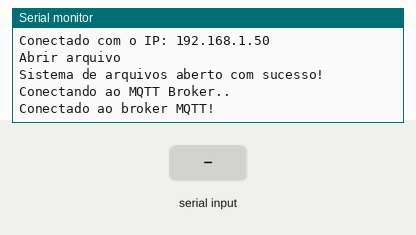
This sketch was run on a simulated ESP32. On the bench: the last lines printed to the serial monitor. The inputs (shaded band) are chosen by the test bench. WiFi joins after 1.5 s; servers stay silent unless stated; storage starts empty; no MQTT or app messages arrive unless stated.

Above: at 2.7 s.
2.8 s: "-\n" received over the second serial link
At 7.5 s:
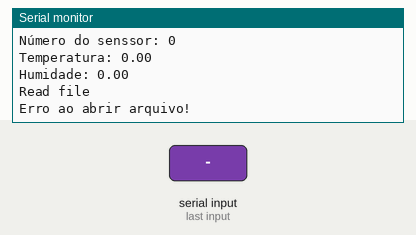
8.8 s: "-\n" received over the second serial link
At 12.4 s:
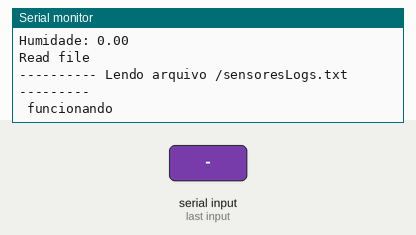

The sketch:

Esp32.ino
```cpp
#include <stdlib.h>
#include <WiFi.h>
#include <WiFiClient.h>
#include <PubSubClient.h>
#include <Adafruit_MQTT.h>
#include <Adafruit_MQTT_Client.h>
#include "SPIFFS.h"
#include <FS.h>
#include <queue>

std::queue<String> filaDeStrings;

/* Variáveis para conexão MQTT */

WiFiClient wifi_client;
PubSubClient mqtt_client(wifi_client);

#define wifi_ssid "SSID"
#define wifi_password "PASSWORD"
int wifi_timeout = 100000;

#define mqtt_broker "io.adafruit.com"
const int mqtt_port = 1883;
int mqtt_timeout = 10000;

#define mqtt_usernameAdafruitIO "USERNAME"
#define mqtt_keyAdafruitIO "KEY"

int nowTime, oldTime = 0;

/* Variáveis de texto */
String state, path;
int maxLines = 10;

/* Configuração dos feeds */

Adafruit_MQTT_Client mqtt(&wifi_client, mqtt_broker, mqtt_port, mqtt_usernameAdafruitIO, mqtt_usernameAdafruitIO, mqtt_keyAdafruitIO);
Adafruit_MQTT_Publish temperaturaTopico01 = Adafruit_MQTT_Publish(&mqtt, mqtt_usernameAdafruitIO "/feeds/temperatura01");
Adafruit_MQTT_Publish temperaturaTopico02 = Adafruit_MQTT_Publish(&mqtt, mqtt_usernameAdafruitIO "/feeds/temperatura02");
Adafruit_MQTT_Publish temperaturaTopico03 = Adafruit_MQTT_Publish(&mqtt, mqtt_usernameAdafruitIO "/feeds/temperatura03");
Adafruit_MQTT_Publish temperaturaTopico04 = Adafruit_MQTT_Publish(&mqtt, mqtt_usernameAdafruitIO "/feeds/temperatura04");
Adafruit_MQTT_Publish temperaturaTopico05 = Adafruit_MQTT_Publish(&mqtt, mqtt_usernameAdafruitIO "/feeds/temperatura05");
Adafruit_MQTT_Publish temperaturaTopico06 = Adafruit_MQTT_Publish(&mqtt, mqtt_usernameAdafruitIO "/feeds/temperatura06");
Adafruit_MQTT_Publish temperaturaTopico07 = Adafruit_MQTT_Publish(&mqtt, mqtt_usernameAdafruitIO "/feeds/temperatura07");
Adafruit_MQTT_Publish temperaturaTopico08 = Adafruit_MQTT_Publish(&mqtt, mqtt_usernameAdafruitIO "/feeds/temperatura08");
Adafruit_MQTT_Publish temperaturaTopico09 = Adafruit_MQTT_Publish(&mqtt, mqtt_usernameAdafruitIO "/feeds/temperatura09");
/*
Adafruit_MQTT_Publish humidadeTopico01 = Adafruit_MQTT_Publish(&mqtt, mqtt_usernameAdafruitIO "/feeds/humidade01");
Adafruit_MQTT_Publish humidadeTopico02 = Adafruit_MQTT_Publish(&mqtt, mqtt_usernameAdafruitIO "/feeds/humidade02");
Adafruit_MQTT_Publish humidadeTopico03 = Adafruit_MQTT_Publish(&mqtt, mqtt_usernameAdafruitIO "/feeds/humidade03");
Adafruit_MQTT_Publish humidadeTopico04 = Adafruit_MQTT_Publish(&mqtt, mqtt_usernameAdafruitIO "/feeds/humidade04");
Adafruit_MQTT_Publish humidadeTopico05 = Adafruit_MQTT_Publish(&mqtt, mqtt_usernameAdafruitIO "/feeds/humidade05");
Adafruit_MQTT_Publish humidadeTopico06 = Adafruit_MQTT_Publish(&mqtt, mqtt_usernameAdafruitIO "/feeds/humidade06");
Adafruit_MQTT_Publish humidadeTopico07 = Adafruit_MQTT_Publish(&mqtt, mqtt_usernameAdafruitIO "/feeds/humidade07");
Adafruit_MQTT_Publish humidadeTopico08 = Adafruit_MQTT_Publish(&mqtt, mqtt_usernameAdafruitIO "/feeds/humidade08");
Adafruit_MQTT_Publish humidadeTopico09 = Adafruit_MQTT_Publish(&mqtt, mqtt_usernameAdafruitIO "/feeds/humidade09");
*/

/* Funções utilizadas */
void connectWiFi();
void connectMQTT();

/* Funções de interação com arquivos */
void writeFile(String strQuantSensores, String path);
void readFile(String path);
void formatFile();
void openFS(void);

void setup()
{
  Serial.begin(9600);

  /* Variáveis para conexão MQTT */

  WiFi.mode(WIFI_STA); //"station mode": permite o ESP32 ser um cliente da rede WiFi
  WiFi.begin(wifi_ssid, wifi_password);
  connectWiFi();
  mqtt_client.setServer(mqtt_broker, mqtt_port);

  //formatFile(); // Apenas a primeira vez que gravar o código

  Serial.println("Abrir arquivo");
  openFS();

  Serial2.begin(9600, SERIAL_8N1, 16, -1);

}

void loop()
{
  // Verificando conexão
  if (!mqtt_client.connected()) // Se MQTT não estiver conectado
    connectMQTT();              // Tente se conectar ao broker

  if (mqtt_client.connected())
    mqtt_client.loop();

  /* Começar a comunicação serial aqui */
  if (Serial2.available() > 0) {
    char receivedChar = Serial2.read();

    if (receivedChar == '-') {
      String strQuantSensores = readNextValue();
      String strNumSensor = readNextValue();
      String strTemperatura = readNextValue();
      String strHumidade = readNextValue();

      int quantSensores = strQuantSensores.toInt();
      int numSensor = strNumSensor.toInt();
      float temperatura = strTemperatura.toFloat();
      float humidade = strHumidade.toFloat();

      Serial.print("Número do senssor: ");
      Serial.println(numSensor);
      Serial.print("Temperatura: ");
      Serial.println(temperatura, 2);  // 2 casas decimais
      Serial.print("Humidade: ");
      Serial.println(humidade, 2);  // 2 casas decimais
      writeFile(strQuantSensores, "/sensoresLogs.txt");

      if(numSensor == 1)
      {
        temperaturaTopico01.publish(temperatura);
        //humidadeTopico01.publish(humidade);
      }
      else if(numSensor == 2)
      {
        temperaturaTopico02.publish(temperatura);
        //humidadeTopico02.publish(humidade);
      }
      else if(numSensor == 3)
      {
        temperaturaTopico03.publish(temperatura);
        //humidadeTopico03.publish(humidade);
      }
      else if(numSensor == 4)
      {
        temperaturaTopico04.publish(temperatura);
        //humidadeTopico04.publish(humidade);
      }
      else if(numSensor == 5)
      {
        temperaturaTopico05.publish(temperatura);
        //humidadeTopico05.publish(humidade);
      }
      else if(numSensor == 6)
      {
        temperaturaTopico06.publish(temperatura);
        //humidadeTopico06.publish(humidade);
      }
      else if(numSensor == 7)
      {
        temperaturaTopico07.publish(temperatura);
        //humidadeTopico07.publish(humidade);
      }
      else if(numSensor == 8)
      {
        temperaturaTopico08.publish(temperatura);
        //humidadeTopico08.publish(humidade);
      }
      else if(numSensor == 9)
      {
        temperaturaTopico09.publish(temperatura);
        //humidadeTopico09.publish(humidade);
      }
    }
  }

  delay(5000);
}

String readNextValue() {
  String result = "";
  while (Serial2.available() > 0) {
    char nextChar = Serial2.read();
    if (nextChar == ',') {
      break;  // Finalizou a leitura do valor
    }
    result += nextChar;
  }
  return result;
}

// Função para conectar o Esp ao Wifi
void connectWiFi()
{
  Serial.print("Conectando à rede WiFi .. ");

  unsigned long tempoInicial = millis();
  while (WiFi.status() != WL_CONNECTED && (millis() - tempoInicial < wifi_timeout))
  {
    Serial.print(".");
    delay(100);
  }
  Serial.println();

  if (WiFi.status() != WL_CONNECTED)
    Serial.println("Conexão com WiFi falhou!");
  else
  {
    Serial.print("Conectado com o IP: ");
    Serial.println(WiFi.localIP());
  }
}

/* Função para conexão no broker MQTT */
void connectMQTT()
{
  unsigned long tempoInicial = millis();
  while (!mqtt_client.connected() && (millis() - tempoInicial < mqtt_timeout))
  {
    if (WiFi.status() != WL_CONNECTED)
      connectWiFi();

    Serial.println("Conectando ao MQTT Broker..");

    if (mqtt_client.connect("ESP32Client", mqtt_usernameAdafruitIO, mqtt_keyAdafruitIO))
      Serial.print("Conectado ao broker MQTT!");
    else
    {
      Serial.print("Conexão com o broker MQTT falhou!");
      delay(500);
    }
  }
  Serial.println();
}

/* Funções de interação arquivos ESP */

void writeFile(String strQuantSensores, String path)
{
  while (!filaDeStrings.empty())
  {
    filaDeStrings.pop();
  }

  readFile(path);
  File rFile = SPIFFS.open(path, "w");

  if (!rFile)
  {
    Serial.println("Erro ao abrir arquivo!");
    return;
  }
  filaDeStrings.push(strQuantSensores + " funcionando");

  // Escrever no arquivo
  while (filaDeStrings.size() > maxLines)
  {
    filaDeStrings.pop();
  }
  while (!filaDeStrings.empty())
  {
    rFile.println(filaDeStrings.front());
    filaDeStrings.pop();
  }

  rFile.close();
}

void readFile(String path)
{
  Serial.println("Read file");

  File rFile = SPIFFS.open(path, "r"); // r+ leitura e escrita

  if (!rFile)
  {
    Serial.println("Erro ao abrir arquivo!");

    return;
  }

  else
  {
    Serial.print("---------- Lendo arquivo ");

    Serial.print(path);

    Serial.println("  ---------");
    while (rFile.position() < rFile.size())
    {
      String line = rFile.readStringUntil('\n'); // Lê uma linha do arquivo
      Serial.println(line);
      filaDeStrings.push(line);
    }

    rFile.close();
  }
}

void formatFile()
{
  SPIFFS.format();
  Serial.println("Formatou SPIFFS");
}

void openFS(void)
{
  if (!SPIFFS.begin())
    Serial.println("\nErro ao abrir o sistema de arquivos");
  else
    Serial.println("\nSistema de arquivos aberto com sucesso!");
}
```

Measured:
- after the input at 2.8 s, the serial monitor: prints a new line after 3.8 s (image 1)
- after the input at 8.8 s, the serial monitor: prints a new line after 2.9 s (image 2)
